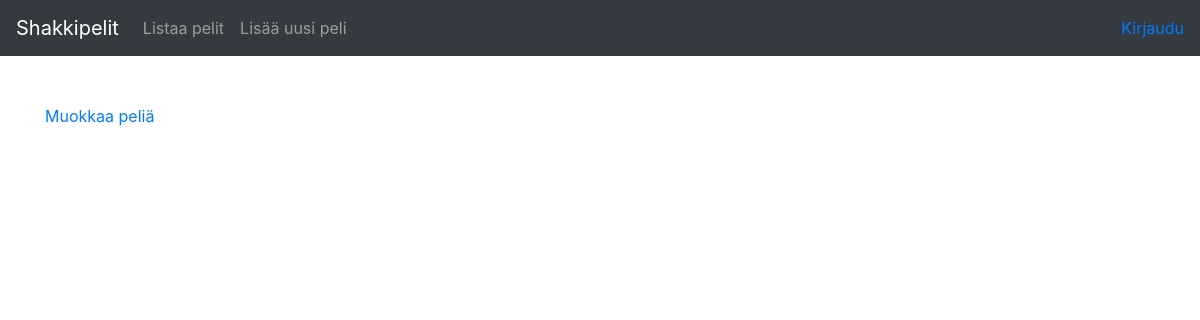
The page /games/2/view on the database as committed earlier.
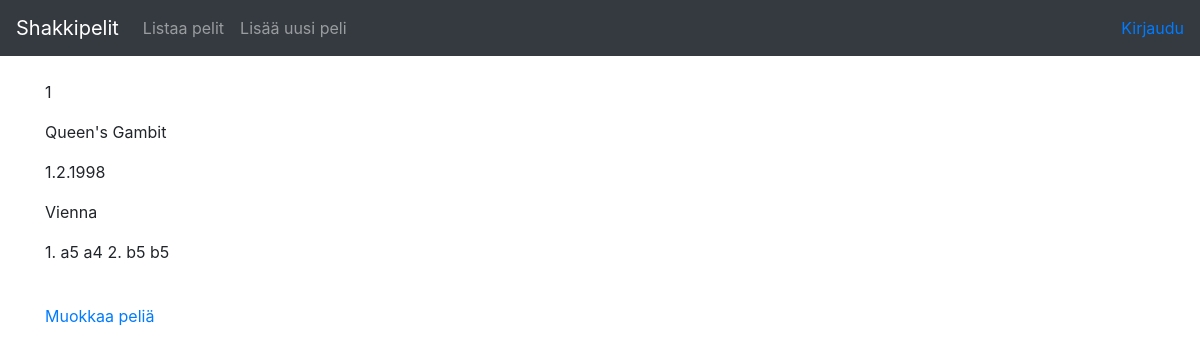
The same page on the database as committed later.
### app/games/models.py (models this page shows, shortened)
class Game(db.Model):
    id = db.Column(db.Integer, primary_key=True)
    date_created = db.Column(db.DateTime, default=db.func.current_timestamp())
    date_modified = db.Column(db.DateTime, default=db.func.current_timestamp(),
    onupdate=db.func.current_timestamp())
    white_player = db.Column(db.String(144), nullable=False)
    black_player = db.Column(db.String(144), nullable=False)
    game_date = db.Column(db.String(144), nullable=False)
    game_location = db.Column(db.String(144), nullable=True)
    result = db.Column(db.Integer, nullable=True) # 1 for white, 0 for draw, -1 for black
    opening = db.Column(db.String(144), nullable=True)
    moves = db.Column(db.String(1000), nullable=True)
    account_id = db.Column(db.Integer, db.ForeignKey('account.id'), nullable=False)

### app/games/views.py (the view)
@app.route("/games/<game_id>/view")
def game_view(game_id):
    return render_template("games/view.html", game = Game.query.get(game_id))

### app/templates/games/view.html (shortened to what this page needs)
{% extends "layout.html" %}
{% block body %}
  <p>{{ game.result }}</p>
  <p>{{ game.opening }}</p>
  <p>{{ game.game_date }}</p>
  <p>{{ game.game_location }}</p>
  <p>{{ game.moves }}</p>
  <br/>
  <a href="{{ url_for('game_edit_view', game_id=game.id) }}">Muokkaa peliä</a>
{% endblock %}

Rows that differ between the two databases and show on the page:
added Game: result "1", opening "Queen's Gambit", game_date "1.2.1998", game_location "Vienna", moves "1. a5 a4 2. b5 b5"
